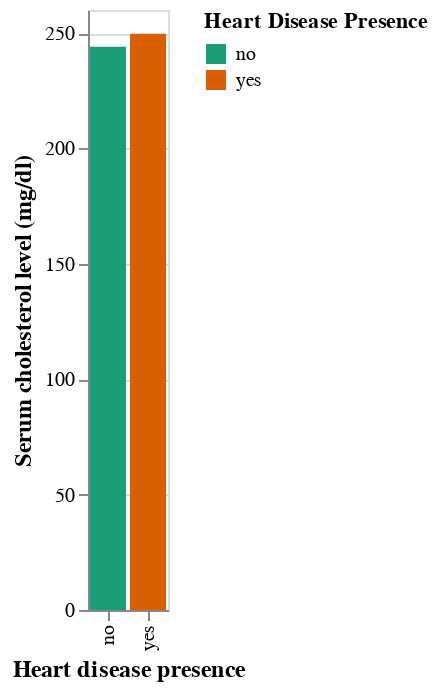

Notebook code cell kept with this figure:
### Code cell
hdp_vs_chol_general = (
    alt.Chart(hd_general_mean2_)
    .mark_bar()
    .encode(
        x=alt.X("heart_disease_presence", title="Heart disease presence"),
        y=alt.Y("chol mean", title="Serum cholesterol level (mg/dl)"),
        color=alt.Color("heart_disease_presence", title="Heart Disease Presence", scale=alt.Scale(scheme='dark2'))
    )
).configure_axis(titleFontSize=12)
hdp_vs_chol_general

### Figure 1 — Vega-Lite specification as saved in the notebook (floating-point values rounded to 4 significant figures)
{"config": {"view": {"continuousWidth": 400, "continuousHeight": 300}, "axis": {"titleFontSize": 12}}, "data": {"name": "data-da41559b3fddfbcd7944c3cccd413fb2"}, "mark": "bar", "encoding": {"color": {"field": "heart_disease_presence", "scale": {"scheme": "dark2"}, "title": "Heart Disease Presence", "type": "nominal"}, "x": {"field": "heart_disease_presence", "title": "Heart disease presence", "type": "nominal"}, "y": {"field": "chol mean", "title": "Serum cholesterol level (mg/dl)", "type": "quantitative"}}, "$schema": "https://vega.github.io/schema/vega-lite/v4.17.0.json", "datasets": {"data-da41559b3fddfbcd7944c3cccd413fb2": [{"heart_disease_presence": "no", "trestbps(systolic) mean": 129.5, "chol mean": 244.1, "max_heart_rate mean": 158.9}, {"heart_disease_presence": "yes", "trestbps(systolic) mean": 133.1, "chol mean": 249.7, "max_heart_rate mean": 139.6}]}}
